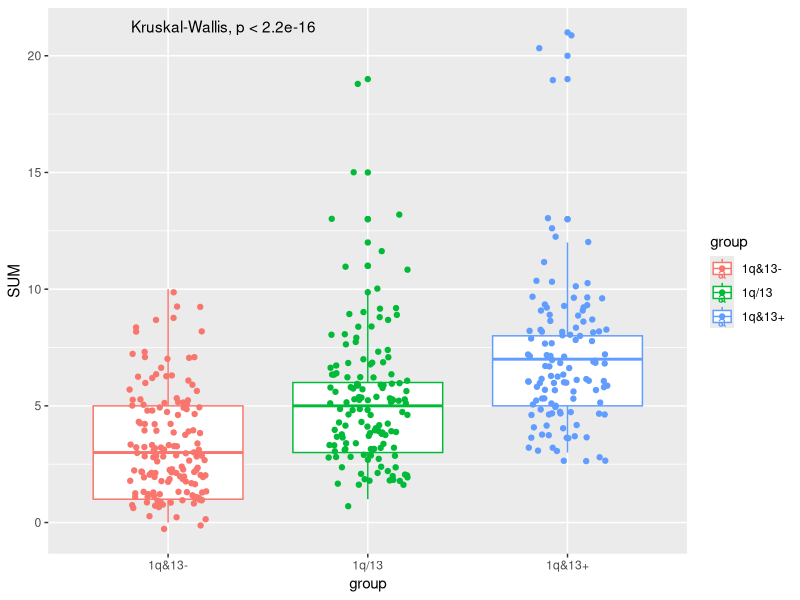
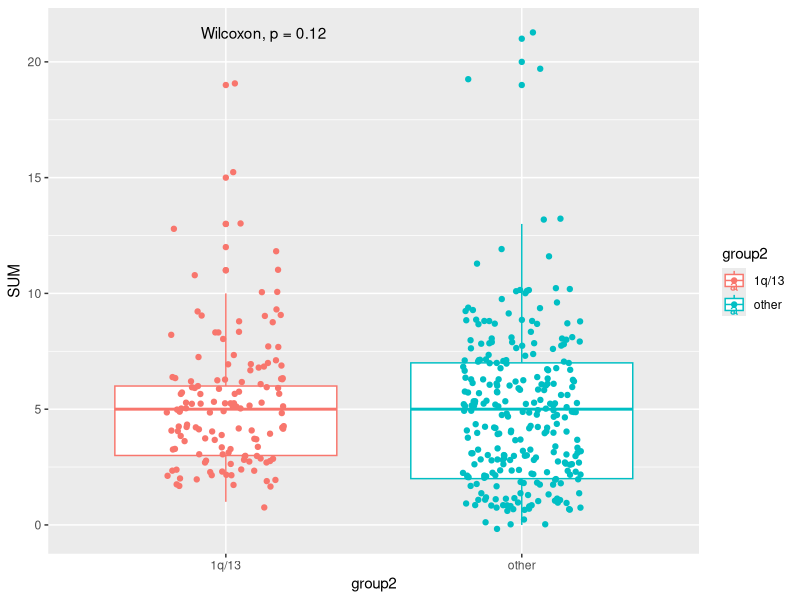

Recreate these plots in R, in order. (Note: this script raises an error after producing the figures.)
library(tidyverse)
library(data.table)
library(ggpubr)


import<-fread("results/complete_database_BO_1q_13.txt")

rownames(import) <- import$SNP_FILE_NAME %>% str_replace(" ", "_")
import <- rownames_to_column(import, "sample")

# select only relevant variables to associate
names(import)
data<-import %>% select(ID, contains("maj_broad"), contains("maj_focal"), contains("maj_call"), HyperDiploidy, matches("^t_"))

names(data)

#____ Build CALLS for traslocations ______


data$t_others <- data$t_14_16 + data$t_14_20 + data$t_6_14
data$t_IgH <- ifelse(data$t_11_14 == 1 | data$t_4_14 == 1 | data$t_others == 1, 1,0 )


#____ KEEP ONLY UNIQUE/RELVANT CALLS____ 

# unique calls
data <- data %>% select( -c(AMP_maj_broad_chr_1q, 
                            AMP_maj_broad_chr_8q, 
                            DEL_maj_broad_chr_17p, 
                            DEL_maj_broad_chr_13q, 
                            DEL_maj_broad_chr_14q, 
                            DEL_maj_broad_chr_1p,
                            DEL_maj_broad_chr_16q, 
                            contains("maj_focal"),
                            t_14_16,
                            t_6_14,
                            t_14_20
))

names(data)

# exclude calls from HyperDiploid chromosomes and single translocations for MDS dataset creation 
data <- data %>% select( -c(AMP_maj_broad_chr_3p, 
                            AMP_maj_broad_chr_3q, 
                            AMP_maj_broad_chr_5p, 
                            AMP_maj_broad_chr_5q, 
                            AMP_maj_broad_chr_7p, 
                            AMP_maj_broad_chr_7q,
                            AMP_maj_broad_chr_9p, 
                            AMP_maj_broad_chr_9q,
                            AMP_maj_broad_chr_11p, 
                            AMP_maj_broad_chr_11q,
                            AMP_maj_broad_chr_15q,
                            AMP_maj_broad_chr_19p,
                            AMP_maj_broad_chr_19q,
                            AMP_maj_broad_chr_21q,
                            t_4_14,
                            t_11_14,
                            t_others
))

# renaming calls column
names(data) <- names(data) %>% str_replace("maj_broad_chr_|maj_call_chr_","")
names(data)




# filter data for missing data (missing traslocation from AMB or Bo2005 protocols)


missing_T <- is.na(import$t_11_14) + is.na(import$t_4_14) + is.na(import$t_6_14) + is.na(import$t_14_16) + is.na(import$t_14_20)
table(missing_T)
import$missing_T <- missing_T

df.2<- filter(data, !is.na(t_IgH))

df.2 <- mutate(df.2, SUM=rowSums(df.2[,-1]))


df.2$group <- ifelse( df.2$AMP_1q == 1 & df.2$DEL_13q ==1, "1q&13+",
                      ifelse(df.2$AMP_1q == 1 | df.2$DEL_13q ==1, "1q/13", "1q&13-") ) 

df.2$group %>% table
df.2$SUM

df.2$SUM %>% summary

  
  
KS <- kruskal.test(df.2$group, df.2$SUM)

KS$p.value

GC_plus <- df.2 %>% filter(group=="1q&13+") %>% .$SUM
GC_plus_other <- df.2 %>% filter(group != "1q&13+") %>% .$SUM

df.2$group1 <- ifelse(df.2$group == "1q&13+", "1q&13+","other")
kruskal.test(df.2$group1, df.2$SUM)

df.2$group2 <- ifelse(df.2$group == "1q/13", "1q/13","other")
kruskal.test(df.2$group2, df.2$SUM)

df.2$group3 <- ifelse(df.2$group == "1q&13-", "1q&13-","other")
kruskal.test(df.2$group3, df.2$SUM)



df.2$group <- df.2$group %>% factor(levels = c("1q&13-","1q/13","1q&13+"))

df.2 %>% ggplot(aes(group, SUM, colour=group)) +
  geom_boxplot() +
  geom_jitter(width = 0.2) +
  ggpubr::stat_compare_means()


df.2 %>% ggplot(aes(group2, SUM, colour=group2)) +
  geom_boxplot() +
  geom_jitter(width = 0.2) +
  ggpubr::stat_compare_means()

wilcox.test()
df.2 %>% ggplot(aes(group1, SUM, colour=group1)) +
  geom_boxplot() +
  geom_jitter(width = 0.2) +
  ggpubr::stat_compare_means()

df.2 %>% ggplot(aes(group3, SUM, colour=group3)) +
  geom_boxplot() +
  geom_jitter(width = 0.2) +
  ggpubr::stat_compare_means()


#________ def plots _____ paper


my_comparisons <- list( c("1q&13-", "1q/13"), 
                        c("1q/13", "1q&13+"), 
                        c("1q&13-", "1q&13+") )


gg <- df.2 %>% ggplot(aes(group, SUM)) +
  geom_violin(aes(fill=group, colour=group), alpha=0.5) +   
  geom_boxplot(aes( colour=group), alpha=0.5, width=0.5, outlier.shape = NA) +
  geom_jitter(width = 0.12, alpha=0.3) + 
  stat_summary(geom="text", fun =quantile,
               aes(label=sprintf("%1.2f", after_stat(y)), color=group),
               position=position_nudge(x= 0.5), size=3.5) +
  stat_compare_means(comparisons = my_comparisons)+ 
  stat_compare_means(label.y.npc =0.75, label.x.npc = 0) + 
  xlab("") + ylab("Genomic Complexity") +
  # custom colors
  scale_fill_manual(values=c("turquoise3", "grey60", "orangered")) +
  scale_color_manual(values=c("turquoise3", "grey60", "orangered")) +
  # legend bottom
  theme(legend.position = "bottom") 

gg


dir.create("plots/Genomic_complexity")

write_tsv(df.2, "plots/Genomic_complexity/genomic_complexity_data.txt")

ggsave(filename = "plots/Genomic_complexity/genomic_complexity_in_MMriskGroups.pdf", 
       units = "in", dpi = 300, width = 6, height = 6)

ggsave(filename = "plots/Genomic_complexity/genomic_complexity_in_MMriskGroups.svg", 
       units = "in", dpi = 300, width = 6, height = 6)


df.2 %>% group_by(group) %>% summarize(mean_complexity=mean(SUM), 
                                       CI_lower=SUM %>% gmodels::ci() %>% .[2],
                                       CI_upper=SUM %>% gmodels::ci() %>% .[3])
